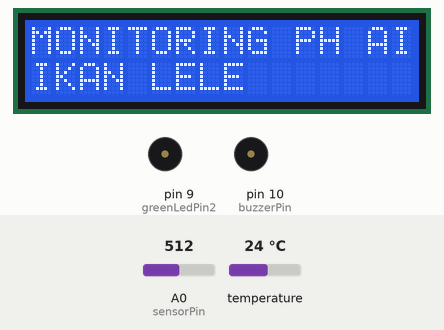
Simulated run of this sketch. Board: Arduino Uno, built with avr-gcc and run on an emulated ATmega328P. Parts: 16×2 character LCD, buzzer (waves = sounding, pin HIGH). The test bench sets the inputs (shaded band); at power-on: A0 (sensorPin) = 512, temperature 24 °C. What the sketch prints to the serial monitor is not drawn.

Above: at 0.2 s.
3.4 s: A0 (sensorPin) set to 355
At 5.2 s:
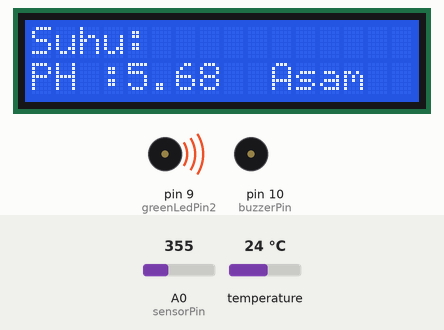
5.9 s: A0 (sensorPin) set to 332
At 6.8 s:
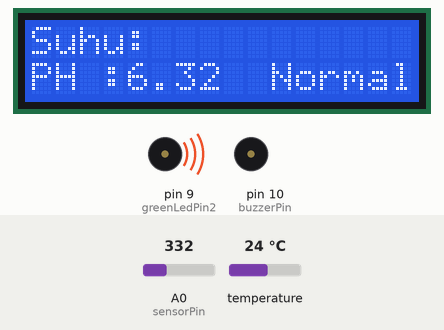
8.3 s: A0 (sensorPin) set to 285
At 9.8 s:
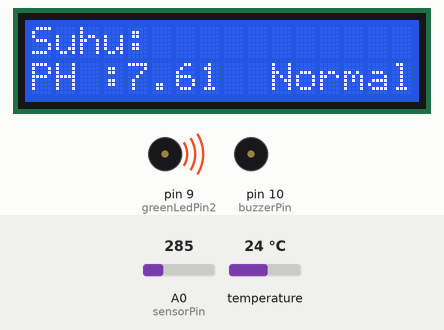
10.7 s: A0 (sensorPin) set to 254
At 12.9 s:
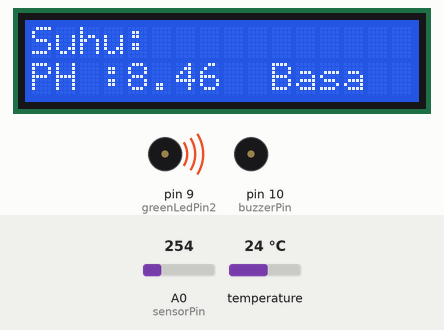
Timing chart, 0 to 14.4 s (numbered marks = the images above; inputs shaded):
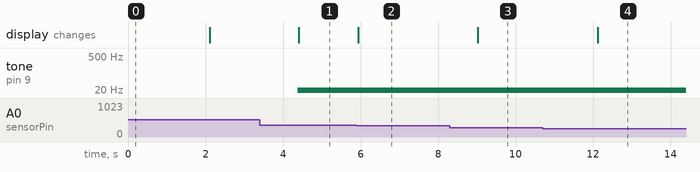

The sketch:

Fish_Pond_Monitoring_System.ino
```cpp
#include "DFRobot_PH.h"
#include <OneWire.h>
#include <DallasTemperature.h>
#include <LiquidCrystal_PCF8574.h>
#include <Wire.h>
#include <toneAC.h>  // Tambahkan library toneAC

LiquidCrystal_PCF8574 lcd(0x27);

#define sensor_ds18b20 2
OneWire oneWire(sensor_ds18b20);
DallasTemperature sensors(&oneWire);

int sensorPin = A0;
float tegangan, nilaiph;
int suhu;
DFRobot_PH ph;

const int redLedPin = 3;
const int yellowLedPin = 4;
const int greenLedPin = 5;

const int redLedPin2 = 7;
const int yellowLedPin2 = 8;
const int greenLedPin2 = 9;

const int buzzerPin = 10;

void setup()
{
    Serial.begin(9600);
    ph.begin();
    sensors.begin();
    lcd.begin(16, 2);
    lcd.setBacklight(255);
    lcd.setCursor(0, 0);
    lcd.print("MONITORING PH AIR");
    lcd.setCursor(0, 1);
    lcd.print("IKAN LELE");
    delay(2000);
    lcd.clear();

    pinMode(buzzerPin, OUTPUT);
    digitalWrite(buzzerPin, LOW);
}

void loop()
{
    sensors.requestTemperatures();
    static unsigned long timepoint = millis();
    if (millis() - timepoint > 1000U)
    {
        timepoint = millis();
        tegangan = analogRead(sensorPin) / 1024.0 * 5000;
        suhu = sensors.getTempCByIndex(0);
        nilaiph = ph.readPH(tegangan, suhu);

        Serial.print("Celsius temperature: ");
        Serial.print(suhu, 1);
        Serial.print("°C  pH:");
        Serial.println(nilaiph, 2);

        lampu();

        lcd.setCursor(0, 0);
        lcd.print("Suhu: ");
        lcd.setCursor(0, 5);
        lcd.print(suhu, 1);
        lcd.print((char)223);

        lcd.setCursor(0, 1);
        lcd.print("PH :");
        lcd.setCursor(4, 1);
        lcd.print(nilaiph, 2);

        lcd.setCursor(10, 1);
        if (nilaiph < 6){
            lcd.print("Asam  ");}
        else if (nilaiph > 8){
            lcd.print("Basa  ");}
        else {
            lcd.print("Normal");}
    }
    ph.calibration(tegangan, suhu);
}

void lampu()
{
    if (nilaiph > 8)
    {
        digitalWrite(redLedPin, HIGH);
        digitalWrite(yellowLedPin, LOW);
        digitalWrite(greenLedPin, LOW);
        toneAC(buzzerPin, 1000);
    }
    else if (nilaiph < 6)
    {
        digitalWrite(redLedPin, LOW);
        digitalWrite(yellowLedPin, HIGH);
        digitalWrite(greenLedPin, LOW);
        toneAC(buzzerPin, 1000);
    }
    else
    {
        digitalWrite(redLedPin, LOW);
        digitalWrite(yellowLedPin, LOW);
        digitalWrite(greenLedPin, HIGH);
        noTone(buzzerPin); // Matikan buzzer jika pH = 7
    }

    if (suhu <= 28)
    {
        digitalWrite(redLedPin2, LOW);
        digitalWrite(yellowLedPin2, HIGH);
        digitalWrite(greenLedPin2, LOW);
    }
    else if (suhu >= 30)
    {
        digitalWrite(redLedPin2, HIGH);
        digitalWrite(yellowLedPin2, LOW);
        digitalWrite(greenLedPin2, LOW);
    }
    else
    {
        digitalWrite(redLedPin2, LOW);
        digitalWrite(yellowLedPin2, LOW);
        digitalWrite(greenLedPin2, HIGH);
    }
}
```

Measured:
- the behaviour switches between 344 and 343 on A0 (sensorPin) (found by bisection; images 1 and 2)
- the behaviour switches between 271 and 270 on A0 (sensorPin) (found by bisection; images 3 and 4)
- after the input at 3.4 s, the display: changes after 1.0 s (image 1)
- after the input at 5.9 s, the display: changes after 0.05 s (image 2)
- after the input at 8.3 s, the display: changes after 0.73 s (image 3)
- after the input at 10.7 s, the display: changes after 1.4 s (image 4)
